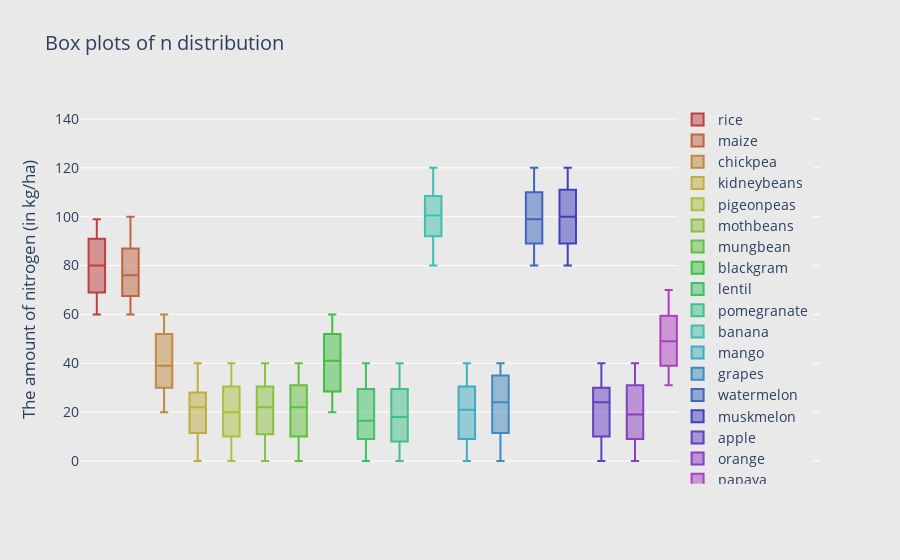
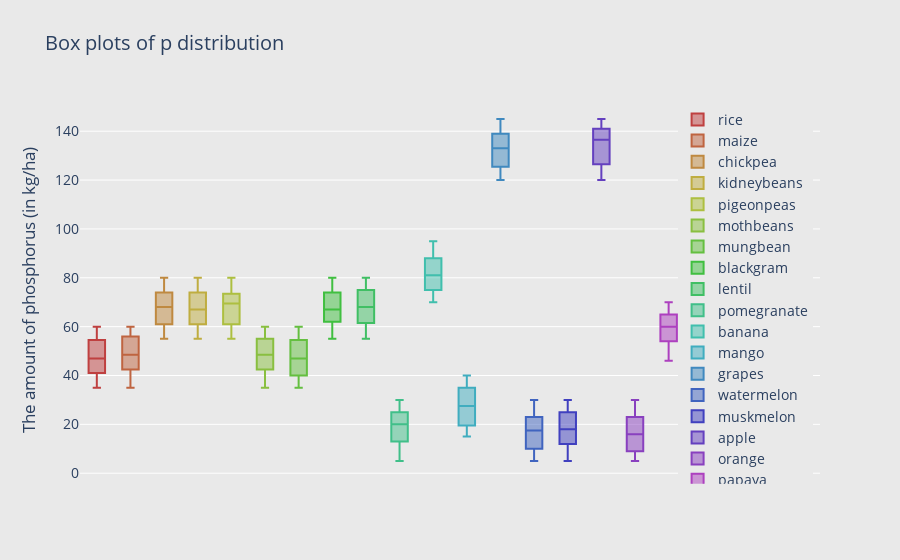
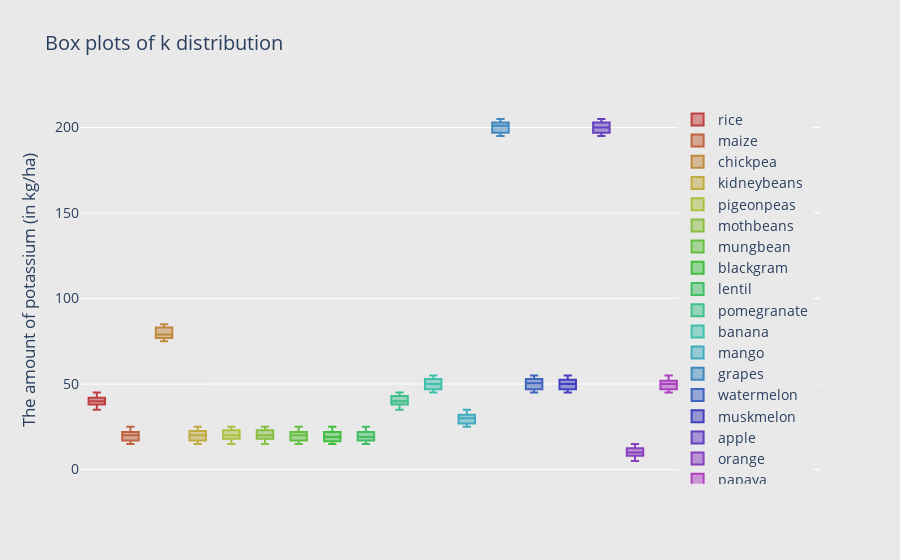
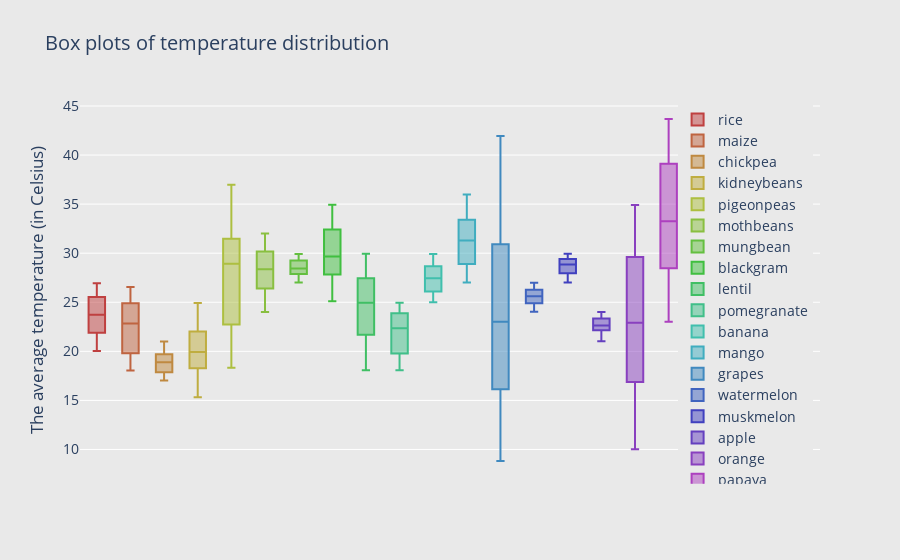

The notebook cell saved with these charts, in order:
### Code cell
c = ['hsl('+str(h)+',50%'+',50%)' for h in np.linspace(0, 360, N)]
for j in range(len(indicators)):
    fig = go.Figure()
    for i in range(N):
        fig.add_trace(go.Box(y=df[indicators[j]][df.label == labels[i]], marker_color=c[i], name=labels[i])) 
    fig.update_layout(
        title='Box plots of ' + indicators[j].lower() +  ' distribution',
        yaxis_title=ylabels[j],
        xaxis=dict(showgrid=False, zeroline=False, showticklabels=False),
        yaxis=dict(zeroline=False, gridcolor='white'),
        paper_bgcolor='rgb(233,233,233)',
        plot_bgcolor='rgb(233,233,233)',
        font=dict(size=14),
        legend=dict(yanchor="top",y=0.99, xanchor="right",x=0.99)
    )

    fig.show()
